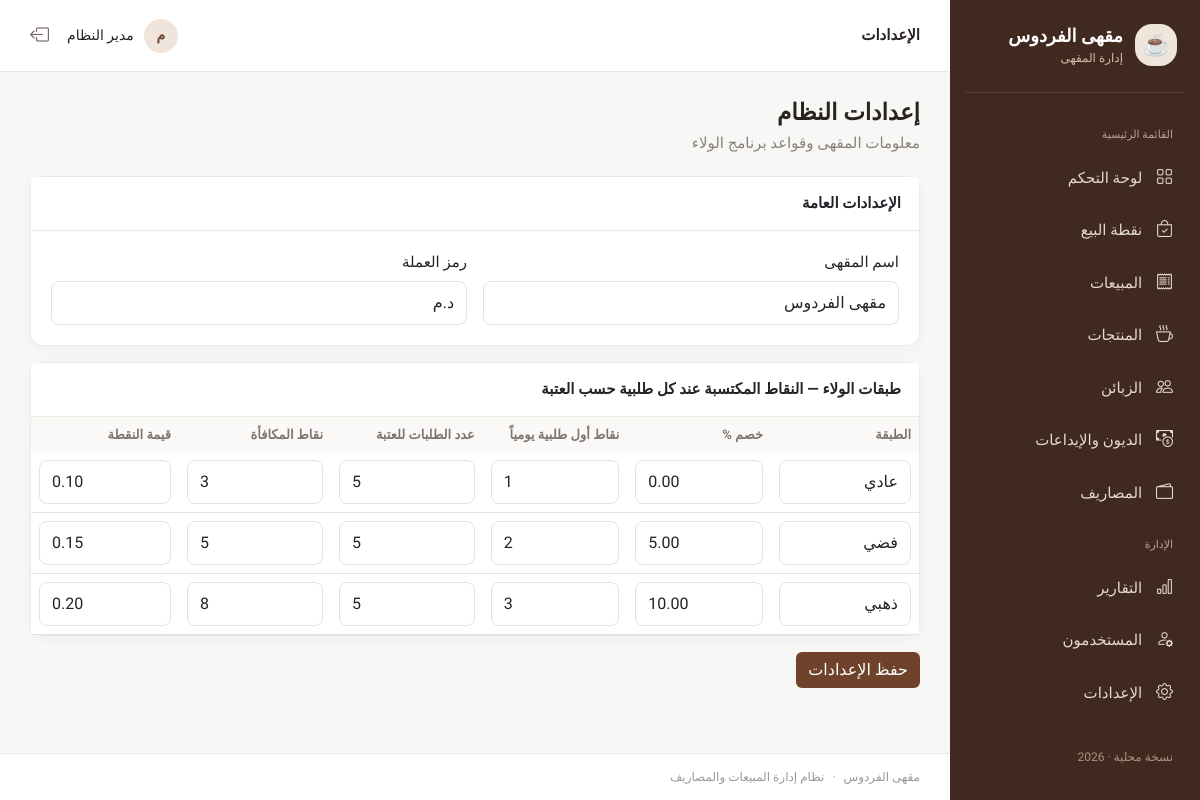
Page /modules/settings/index.php (signed in) on the committed database.
### tables this page shows
CREATE TABLE customer_tiers (id INT AUTO_INCREMENT PRIMARY KEY, name VARCHAR(80) NOT NULL, discount_percent DECIMAL(5,2) NOT NULL DEFAULT 0, first_order_points INT NOT NULL DEFAULT 0, order_threshold INT NOT NULL DEFAULT 5, threshold_points INT NOT NULL DEFAULT 0, point_value DECIMAL(8,2) NOT NULL DEFAULT 0.10);

### core/Helper.php (called while the page is built, shortened)
<?php
class Helper
{
    public static function e($value) { return htmlspecialchars((string)$value, ENT_QUOTES, 'UTF-8'); }
}

### modules/settings/index.php (the view)
<?php
require_once dirname(__DIR__,2).'/core/bootstrap.php';Auth::requireAdmin();$db=Database::getInstance()->pdo();if($_SERVER['REQUEST_METHOD']==='POST'){Csrf::verify($_POST['csrf_token']??'');$db->beginTransaction();try{$st=$db->prepare('INSERT INTO settings(setting_key,setting_value) VALUES(?,?) ON DUPLICATE KEY UPDATE setting_value=VALUES(setting_value)');$st->execute(array('cafe_name',trim($_POST['cafe_name'])));$st->execute(array('currency',trim($_POST['currency'])));foreach(isset($_POST['tier_name'])?$_POST['tier_name']:array() as $id=>$name){$db->prepare('UPDATE customer_tiers SET name=?,discount_percent=?,first_order_points=?,order_threshold=?,threshold_points=?,point_value=? WHERE id=?')->execute(array(trim($name),(float)$_POST['discount'][$id],(int)$_POST['first_points'][$id],(int)$_POST['threshold'][$id],(int)$_POST['bonus_points'][$id],(float)$_POST['point_value'][$id],(int)$id));}$db->commit();Helper::flash('تم حفظ الإعدادات. ملاحظة: تغيير العملة يحتاج تحديث config/config.php.','success');}catch(Exception $e){$db->rollBack();Helper::flash('تعذر حفظ الإعدادات.','danger');}Helper::redirect('modules/settings/index.php');}$settings=$db->query('SELECT setting_key,setting_value FROM settings')->fetchAll(PDO::FETCH_KEY_PAIR);$tiers=$db->query('SELECT * FROM customer_tiers ORDER BY id')->fetchAll();$pageTitle='الإعدادات';require APP_ROOT.'/includes/header.php';?><div class="page-heading"><div><h1>إعدادات النظام</h1><p>معلومات المقهى وقواعد برنامج الولاء</p></div></div><form method="post"><?= Helper::csrfField() ?><div class="card mb-3"><div class="card-header">الإعدادات العامة</div><div class="card-body row g-3"><div class="col-md-6"><label class="form-label">اسم المقهى</label><input class="form-control" name="cafe_name" value="<?= Helper::e(isset($settings['cafe_name'])?$settings['cafe_name']:APP_NAME) ?>"></div><div class="col-md-6"><label class="form-label">رمز العملة</label><input class="form-control" name="currency" value="<?= Helper::e(isset($settings['currency'])?$settings['currency']:APP_CURRENCY) ?>"></div></div></div><div class="card mb-3"><div class="card-header">طبقات الولاء — النقاط المكتسبة عند كل طلبية حسب العتبة</div><div class="table-responsive"><table class="table mb-0"><thead><tr><th>الطبقة</th><th>خصم %</th><th>نقاط أول طلبية يومياً</th><th>عدد الطلبات للعتبة</th><th>نقاط المكافأة</th><th>قيمة النقطة</th></tr></thead><tbody><?php foreach($tiers as $t): ?><tr><td><input class="form-control" name="tier_name[<?= (int)$t['id'] ?>]" value="<?= Helper::e($t['name']) ?>"></td><td><input class="form-control" type="number" step=".01" name="discount[<?= (int)$t['id'] ?>]" value="<?= Helper::e($t['discount_percent']) ?>"></td><td><input class="form-control" type="number" name="first_points[<?= (int)$t['id'] ?>]" value="<?= (int)$t['first_order_points'] ?>"></td><td><input class="form-control" type="number" name="threshold[<?= (int)$t['id'] ?>]" value="<?= (int)$t['order_threshold'] ?>"></td><td><input class="form-control" type="number" name="bonus_points[<?= (int)$t['id'] ?>]" value="<?= (int)$t['threshold_points'] ?>"></td><td><input class="form-control" type="number" step=".01" name="point_value[<?= (int)$t['id'] ?>]" value="<?= Helper::e($t['point_value']) ?>"></td></tr><?php endforeach; ?></tbody></table></div></div><button class="btn btn-coffee">حفظ الإعدادات</button></form><?php require APP_ROOT.'/includes/footer.php';

### assets/css/app.css (style rules this page uses)
:root { --coffee:#6f432b;--coffee-dark:#40291f;--cream:#f8f5f1;--ink:#29231f;--muted:#8b817a;--line:#eee8e2 }
* { box-sizing:border-box }
body { margin:0;background:#f7f7f6;color:var(--ink);font-family:'Tajawal',sans-serif;font-size:15px }
.page-heading { display:flex;justify-content:space-between;align-items:center;margin-bottom:22px }
.page-heading h1 { font-size:23px;font-weight:800;margin:0 }
.page-heading p { color:var(--muted);margin:5px 0 0 }
.card { border:1px solid var(--line);border-radius:13px;box-shadow:0 3px 14px #3b28100a }
.card-header { background:#fff;border-bottom:1px solid var(--line);font-weight:700;padding:15px 18px }
.card-body { padding:20px }
.btn-coffee { background:var(--coffee);color:#fff;border:0 }
.table { vertical-align:middle }
.table thead th { font-size:13px;color:#80756e;background:#faf9f8;border-bottom:0 }
.form-control,.form-select { border-color:#e8e1db;border-radius:8px;padding:9px 12px }

### rows in the picture
customer_tiers: name "عادي", discount_percent "0.00", id+first_order_points "1", order_threshold "5", threshold_points "3", point_value "0.10"
customer_tiers: name "فضي", discount_percent "5.00", id+first_order_points "2", order_threshold "5", threshold_points "5", point_value "0.15"
customer_tiers: name "ذهبي", discount_percent "10.00", id+first_order_points "3", order_threshold "5", threshold_points "8", point_value "0.20"

### other values in the picture
Helper::e(APP_NAME) "مقهى الفردوس"
Helper::e($pageTitle) "الإعدادات"
Helper::e(mb_substr($user['full_name'], 0, 1, 'UTF-8')) "م"
Helper::e($user['full_name']) "مدير النظام"
